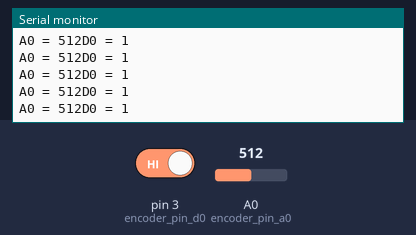
Recording of a sketch running on a simulated Arduino Uno, built with avr-gcc and run on an emulated ATmega328P. Parts: the last lines printed to the serial monitor. The inputs (shaded band) are chosen by the test bench; at power-on: A0 (encoder_pin_a0) = 512, pin 3 (encoder_pin_d0) HIGH.

Above: at 1.2 s.
1.3 s: A0 (encoder_pin_a0) set to 716
At 1.68 s:
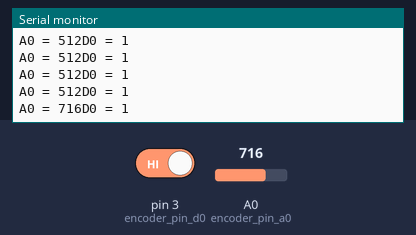
2.8 s: pin 3 (encoder_pin_d0) driven LOW
At 3.19 s:
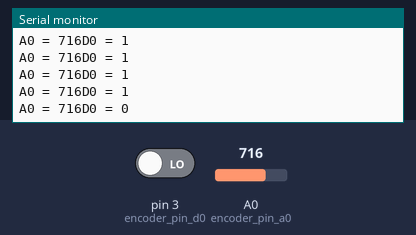
4.3 s: A0 (encoder_pin_a0) set to 900
At 4.44 s:
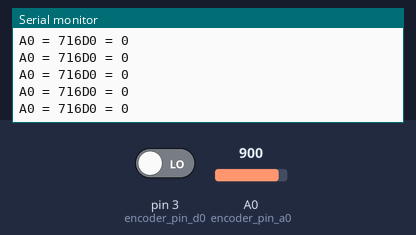
5.8 s: pin 3 (encoder_pin_d0) driven HIGH
At 6.19 s:
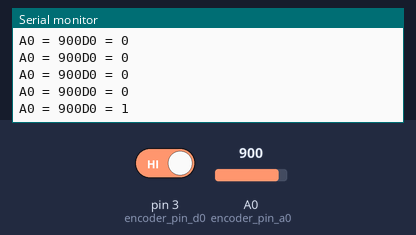
Timing chart, 0 to 8.3 s (numbered marks = the images above; inputs shaded):
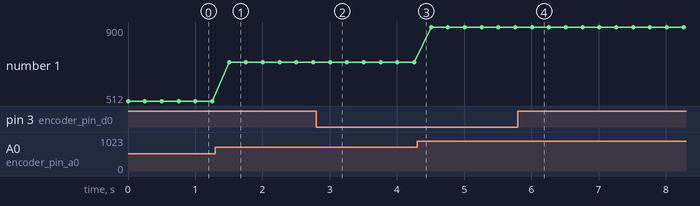

The sketch:

F03-4pin-ir-sensor.ino
```cpp
int encoder_pin_a0 = A0;
int encoder_pin_d0 = 3;

void setup() {
  Serial.begin(9600);

  pinMode(encoder_pin_a0, INPUT);
  pinMode(encoder_pin_d0, INPUT);
}

void loop() {
  int encoder_value_a0 = analogRead(encoder_pin_a0);
  Serial.print("A0 = ");
  Serial.print(encoder_value_a0);

  int encoder_value_d0 = digitalRead(encoder_pin_d0);
  Serial.print("D0 = ");
  Serial.print(encoder_value_d0);

  Serial.print("\n");

  delay(250); //delay 1/4 seconds
}
```

Measured:
- after the input at 1.3 s, the serial monitor: prints a new line after 0.20 s (image 1)
- after the input at 2.8 s, the serial monitor: prints a new line after 0.21 s (image 2)
- after the input at 5.8 s, the serial monitor: prints a new line after 0.21 s (image 4)
- plotted number 1: 512 → 716 after the input at 1.3 s, 716 → 900 after the input at 4.3 s
